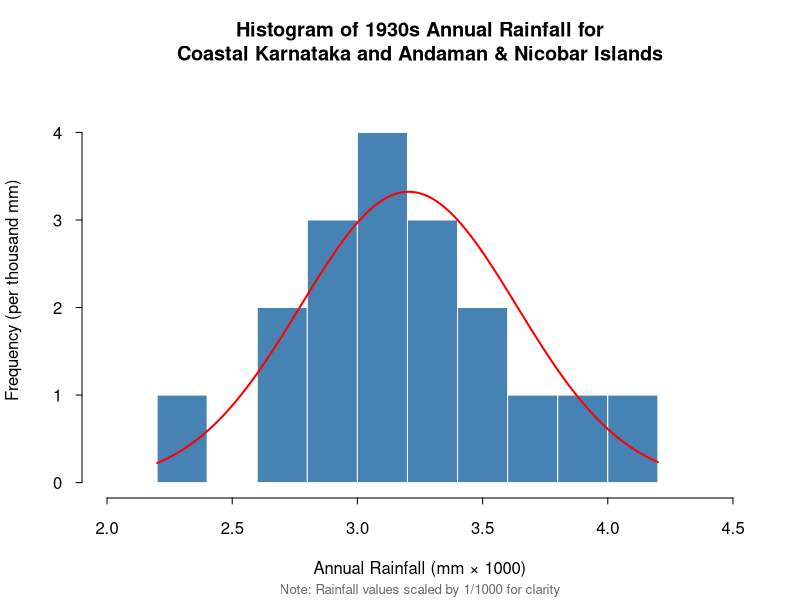
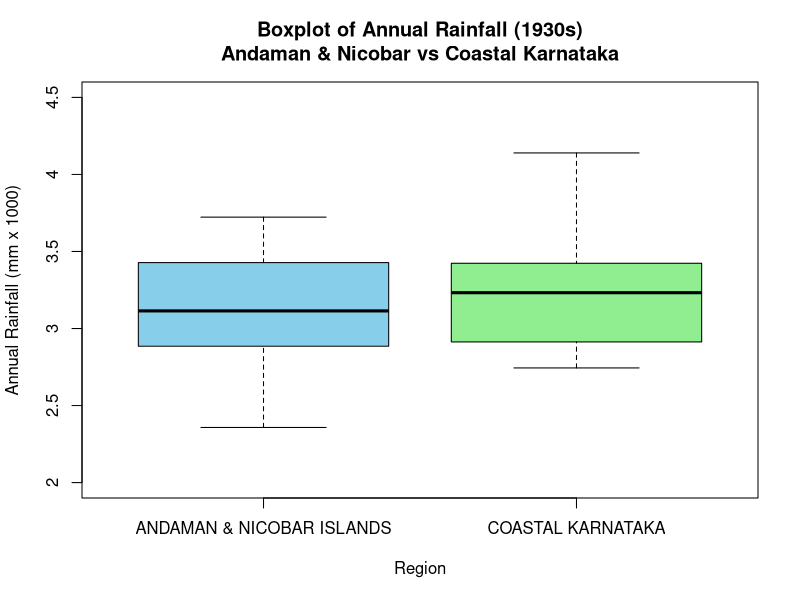

These charts were generated, in order, by the following R code:
#Install and load library readr & tidyverse
library(readr)
library(tidyverse)

# Import the Dataset
rainfall_india <- read_csv("rainfall_india.csv")
View(rainfall_india)

print(colnames(rainfall_india))

# printing first 5 rows
print(head(rainfall_india, 5))

#Creating Decades using the years
rainfall_india$Decade <- (rainfall_india$YEAR %/% 10) * 10

#Removes NA values from dataset
rainfall_india <- na.omit(rainfall_india)

#Rename column from SUBDIVISION to REGION
colnames (rainfall_india)[1] <- "REGION"

#Calculate mean annual rainfall per region per decade
mean_annual_rainfall_per_region_per_decade <- rainfall_india %>% group_by(REGION, Decade) %>% summarize( MeanAnnualRainfall = mean(ANNUAL, na.rm = TRUE), .groups = "drop" )

#Sort table in descending order of mean annual rainfall
sorted_meanAnnualRainfall_table <- mean_annual_rainfall_per_region_per_decade %>%
  arrange(desc(MeanAnnualRainfall))

#View sorted table (to see decades in descending order of mean annual rainfall)
View(sorted_meanAnnualRainfall_table)

#Create a 1930s table (decade with the second highest mean annual rainfall)
decade_1930_table <- mean_annual_rainfall_per_region_per_decade %>%  filter(Decade == 1930)

sorted_decade_1930_table <- decade_1930_table %>% arrange(desc(MeanAnnualRainfall))

view(sorted_decade_1930_table) 

#Obtain the max and min annual rainfall regions for the 1930 decade
decade_1930_table$REGION[which.max(decade_1930_table$MeanAnnualRainfall)]

decade_1930_table$REGION[which.min(decade_1930_table$MeanAnnualRainfall)]

#Filter rainfall dataset to return data for the selected 2 regions (Coastal Karnataka and Andaman & Nicobar Islands) in 1930s
two_regions <- rainfall_india %>%
  filter(REGION %in% c("COASTAL KARNATAKA", "ANDAMAN & NICOBAR ISLANDS"), YEAR >= 1930,
         YEAR <= 1939)

#Extract the annual values for each group (For statistical testing)
coastal_karnataka <- two_regions %>% 
  filter(REGION == "COASTAL KARNATAKA") %>% 
  pull(ANNUAL)

andaman_nicobar_islands <- two_regions %>% 
  filter(REGION == "ANDAMAN & NICOBAR ISLANDS") %>% 
  pull(ANNUAL)

#Perform basic statistical analysis for both regions
ck <- coastal_karnataka
an <- andaman_nicobar_islands

summary(ck)
summary(an)

#Plot histogram of both regions (to determine type of test) & Scale the data by dividing by 1000
x <- two_regions$ANNUAL / 1000
h <- hist(x, breaks = 10, plot = FALSE)

hist(x,
     breaks = 10,
     freq = TRUE,
     xlab = "Annual Rainfall (mm × 1000)",
     ylab = "Frequency (per thousand mm)",  # More descriptive
     main = "Histogram of 1930s Annual Rainfall for\nCoastal Karnataka and Andaman & Nicobar Islands",
     col = "steelblue",
     border = "white",
     las = 1,
     xlim = c(2, 4.5),
     ylim = c(0, max(h$counts) * 1.1),
     axes = FALSE)

#Add normal curve overlay to histogram
xfit <- seq(min(h$breaks), max(h$breaks), length = 200)
yfit <- dnorm(xfit, mean = mean(x), sd = sd(x))
bin_width <- h$breaks[2] - h$breaks[1]
yfit <- yfit * length(x) * bin_width

lines(xfit, yfit, col = "red", lwd = 2)

# Custom x-axis with better spacing
axis(side = 1, 
     at = seq(2, 4.5, by = 0.5),
     tcl = -0.3)

# Custom y-axis
y_at <- seq(0, max(h$counts)*1.1, by = 1)
axis(side = 2, at = y_at, labels = y_at, las = 1, tcl = -0.3)

# Add a text annotation explaining the scaling
mtext("Note: Rainfall values scaled by 1/1000 for clarity", 
      side = 1, 
      line = 4, 
      cex = 0.8, 
      col = "gray40")

#Run independent t-test
t.test(ck, an, paired = FALSE)

# Boxplot f Annual Rainfall (1930s)\nAndaman & Nicobar vs Coastal Karnataka

png("Boxplot.png", width = 1200, height = 900, res = 150)

boxplot(ANNUAL ~ REGION,
        data = two_regions,
        main = "Boxplot of Annual Rainfall (1930s)\nAndaman & Nicobar vs Coastal Karnataka",
        xlab = "Region",
        ylab = "Annual Rainfall (mm x 1000)",
        col = c("skyblue", "lightgreen"),
        ylim = c(2000, 4500),
        yaxt = "n")  

axis(side = 2,
     at = seq(2000, 4500, by = 500),
     labels = seq(2, 4.5, by = 0.5))

dev.off()
